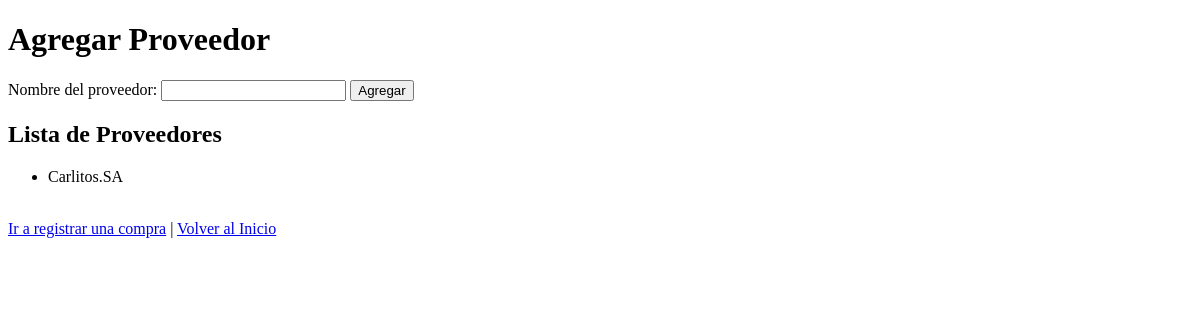
Page /proveedores on the earlier database version.
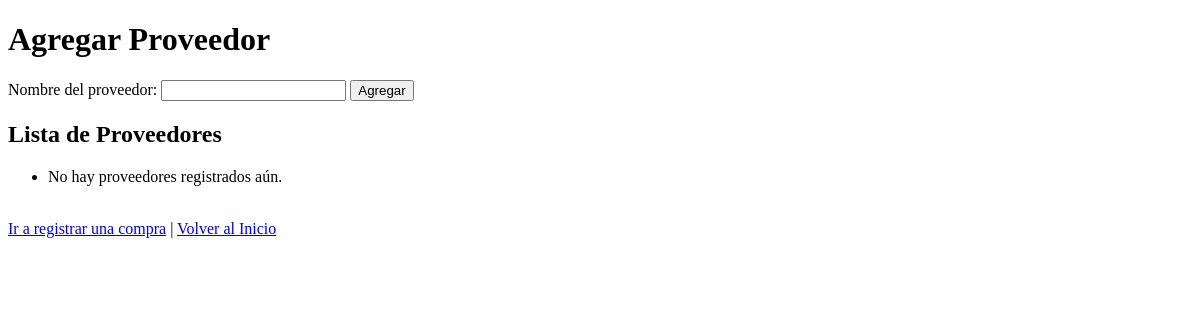
Same page on the later database version.
### db.py (models this page shows)
class Proveedor(Base):
    __tablename__ = "proveedor"
    id_proveedor = Column(Integer,primary_key=True,autoincrement=True )
    nombre = Column(String, nullable=False)

### app.py (the view)
@app.route("/proveedores", methods=["GET", "POST"])
def cargarProveedor():
    return agregarProveedor()

### proveedores.py (called while the page is built, shortened)
def agregarProveedor():
    db_cursor = Session()
    proveedores = db_cursor.query(Proveedor).all()
    db_cursor.close()
    return render_template("agregar_proveedor.html", proveedores=proveedores)

### templates/agregar_proveedor.html (shortened to what this page needs)
<!DOCTYPE html>
<html lang="en">
<head>
</head>
<body>
    <h1>Agregar Proveedor</h1>
    <form action="" method="post">
        <label for="nombre">Nombre del proveedor:</label>
        <input type="text" name="nombre" required>
        <button type="submit">Agregar</button>
    </form>
    <h2>Lista de Proveedores</h2>
    <ul>
        {% for prov in proveedores %}
            <li>{{ prov.nombre }}</li>
        {% else %}
            <li>No hay proveedores registrados aún.</li>
        {% endfor %}
    </ul>
    <br>
    <a href="{{ url_for('ver_compras') }}">Ir a registrar una compra</a> |
    <a href="{{ url_for('home') }}">Volver al Inicio</a>
</body>
</html>

Differences in the rows shown:
removed Proveedor: nombre "Carlitos.SA"
Other differences:
text now shown: "No hay proveedores registrados aún."
